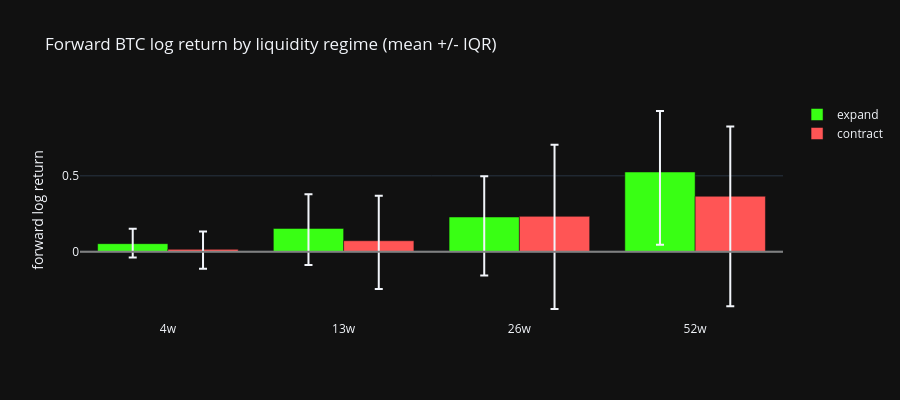

The notebook cell this image was saved under:
### Code cell
bt = pl.DataFrame(bt_rows)
fig2 = go.Figure()
for label, color in [("expand", "#39ff14"), ("contract", "#ff5555")]:
    sub = bt.filter(pl.col("regime") == label).sort("horizon")
    rows = sub.to_dicts()
    fig2.add_trace(go.Bar(
        x=[f"{r['horizon']}w" for r in rows], y=[r["mean"] for r in rows],
        name=label, marker_color=color,
        error_y=dict(type="data",
                     array=[r["p75"] - r["mean"] for r in rows],
                     arrayminus=[r["mean"] - r["p25"] for r in rows]),
    ))
fig2.add_hline(y=0, line_color="gray")
fig2.update_layout(
    title="Forward BTC log return by liquidity regime (mean +/- IQR)",
    template="plotly_dark", barmode="group", height=400,
    yaxis_title="forward log return",
)
fig2.show()

### Figure 1 — Plotly figure (JSON) as saved in the notebook; plotly's stock layout.template omitted (floating-point values rounded to 4 significant figures)
{"data": [{"error_y": {"array": [0.09827, 0.2257, 0.2683, 0.4014], "arrayminus": [0.09104, 0.241, 0.385, 0.4785], "type": "data"}, "marker": {"color": "#39ff14"}, "name": "expand", "type": "bar", "x": ["4w", "13w", "26w", "52w"], "y": [0.05347, 0.1538, 0.229, 0.5252]}, {"error_y": {"array": [0.1168, 0.2965, 0.4721, 0.4595], "arrayminus": [0.1276, 0.3171, 0.6097, 0.7232], "type": "data"}, "marker": {"color": "#ff5555"}, "name": "contract", "type": "bar", "x": ["4w", "13w", "26w", "52w"], "y": [0.01594, 0.07276, 0.2332, 0.3653]}], "layout": {"barmode": "group", "height": 400, "shapes": [{"line": {"color": "gray"}, "type": "line", "x0": 0, "x1": 1, "xref": "x domain", "y0": 0, "y1": 0, "yref": "y"}], "title": {"text": "Forward BTC log return by liquidity regime (mean +/- IQR)"}, "yaxis": {"title": {"text": "forward log return"}}}}
